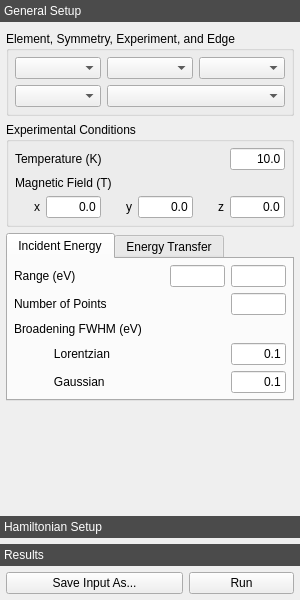
<?xml version="1.0" encoding="UTF-8"?>
<ui version="4.0">
 <class>quantyDockWidget</class>
 <widget class="QDockWidget" name="quantyDockWidget">
  <property name="geometry">
   <rect>
    <x>0</x>
    <y>0</y>
    <width>300</width>
    <height>600</height>
   </rect>
  </property>
  <property name="sizePolicy">
   <sizepolicy hsizetype="Fixed" vsizetype="Preferred">
    <horstretch>0</horstretch>
    <verstretch>0</verstretch>
   </sizepolicy>
  </property>
  <property name="minimumSize">
   <size>
    <width>300</width>
    <height>340</height>
   </size>
  </property>
  <property name="styleSheet">
   <string notr="true">QToolBox::tab {
    background-color: rgb(75, 75, 75);
    color: white;
}
</string>
  </property>
  <property name="features">
   <set>QDockWidget::DockWidgetFloatable|QDockWidget::DockWidgetMovable</set>
  </property>
  <property name="allowedAreas">
   <set>Qt::LeftDockWidgetArea|Qt::RightDockWidgetArea</set>
  </property>
  <property name="windowTitle">
   <string>Quanty</string>
  </property>
  <widget class="QWidget" name="dockWidgetContents">
   <layout class="QVBoxLayout" name="_5">
    <property name="spacing">
     <number>0</number>
    </property>
    <property name="leftMargin">
     <number>0</number>
    </property>
    <property name="topMargin">
     <number>0</number>
    </property>
    <property name="rightMargin">
     <number>0</number>
    </property>
    <property name="bottomMargin">
     <number>0</number>
    </property>
    <item>
     <widget class="QToolBox" name="quantyToolBox">
      <property name="lineWidth">
       <number>0</number>
      </property>
      <property name="tabSpacing">
       <number>6</number>
      </property>
      <widget class="QWidget" name="generalPage">
       <property name="geometry">
        <rect>
         <x>0</x>
         <y>0</y>
         <width>300</width>
         <height>446</height>
        </rect>
       </property>
       <attribute name="label">
        <string>General Setup</string>
       </attribute>
       <layout class="QVBoxLayout" name="verticalLayout">
        <property name="leftMargin">
         <number>6</number>
        </property>
        <property name="topMargin">
         <number>3</number>
        </property>
        <property name="rightMargin">
         <number>6</number>
        </property>
        <property name="bottomMargin">
         <number>3</number>
        </property>
        <item>
         <widget class="QGroupBox" name="groupBox_3">
          <property name="title">
           <string>Element, Symmetry, Experiment, and Edge</string>
          </property>
          <layout class="QGridLayout" name="gridLayout_3">
           <property name="leftMargin">
            <number>6</number>
           </property>
           <property name="topMargin">
            <number>6</number>
           </property>
           <property name="rightMargin">
            <number>6</number>
           </property>
           <property name="bottomMargin">
            <number>6</number>
           </property>
           <property name="verticalSpacing">
            <number>6</number>
           </property>
           <item row="0" column="2">
            <widget class="ComboBox" name="symmetryComboBox">
             <property name="sizePolicy">
              <sizepolicy hsizetype="Ignored" vsizetype="Fixed">
               <horstretch>0</horstretch>
               <verstretch>0</verstretch>
              </sizepolicy>
             </property>
            </widget>
           </item>
           <item row="0" column="0">
            <widget class="ComboBox" name="elementComboBox">
             <property name="sizePolicy">
              <sizepolicy hsizetype="Ignored" vsizetype="Fixed">
               <horstretch>0</horstretch>
               <verstretch>0</verstretch>
              </sizepolicy>
             </property>
            </widget>
           </item>
           <item row="0" column="1">
            <widget class="ComboBox" name="chargeComboBox">
             <property name="sizePolicy">
              <sizepolicy hsizetype="Ignored" vsizetype="Fixed">
               <horstretch>0</horstretch>
               <verstretch>0</verstretch>
              </sizepolicy>
             </property>
            </widget>
           </item>
           <item row="1" column="0">
            <widget class="ComboBox" name="experimentComboBox">
             <property name="sizePolicy">
              <sizepolicy hsizetype="Ignored" vsizetype="Fixed">
               <horstretch>0</horstretch>
               <verstretch>0</verstretch>
              </sizepolicy>
             </property>
            </widget>
           </item>
           <item row="1" column="1" colspan="2">
            <widget class="ComboBox" name="edgeComboBox">
             <property name="sizePolicy">
              <sizepolicy hsizetype="Ignored" vsizetype="Fixed">
               <horstretch>0</horstretch>
               <verstretch>0</verstretch>
              </sizepolicy>
             </property>
            </widget>
           </item>
          </layout>
         </widget>
        </item>
        <item>
         <widget class="QGroupBox" name="groupBox">
          <property name="title">
           <string>Experimental Conditions</string>
          </property>
          <layout class="QVBoxLayout" name="experimentalConditionsVerticalLayout">
           <property name="spacing">
            <number>6</number>
           </property>
           <property name="leftMargin">
            <number>6</number>
           </property>
           <property name="topMargin">
            <number>6</number>
           </property>
           <property name="rightMargin">
            <number>6</number>
           </property>
           <property name="bottomMargin">
            <number>6</number>
           </property>
           <item>
            <layout class="QHBoxLayout" name="_6">
             <item>
              <widget class="QLabel" name="temperatureLabel">
               <property name="sizePolicy">
                <sizepolicy hsizetype="Preferred" vsizetype="Preferred">
                 <horstretch>0</horstretch>
                 <verstretch>0</verstretch>
                </sizepolicy>
               </property>
               <property name="text">
                <string>Temperature (K)</string>
               </property>
              </widget>
             </item>
             <item>
              <widget class="QLineEdit" name="temperatureLineEdit">
               <property name="sizePolicy">
                <sizepolicy hsizetype="Preferred" vsizetype="Fixed">
                 <horstretch>0</horstretch>
                 <verstretch>0</verstretch>
                </sizepolicy>
               </property>
               <property name="maximumSize">
                <size>
                 <width>55</width>
                 <height>16777215</height>
                </size>
               </property>
               <property name="text">
                <string>10.0</string>
               </property>
               <property name="alignment">
                <set>Qt::AlignRight|Qt::AlignTrailing|Qt::AlignVCenter</set>
               </property>
              </widget>
             </item>
            </layout>
           </item>
           <item>
            <widget class="QLabel" name="magneticFieldLabel">
             <property name="text">
              <string>Magnetic Field (T)</string>
             </property>
            </widget>
           </item>
           <item>
            <layout class="QHBoxLayout" name="_4">
             <item>
              <widget class="QLabel" name="magneticFieldXLabel">
               <property name="sizePolicy">
                <sizepolicy hsizetype="Preferred" vsizetype="Preferred">
                 <horstretch>0</horstretch>
                 <verstretch>0</verstretch>
                </sizepolicy>
               </property>
               <property name="text">
                <string>x</string>
               </property>
               <property name="alignment">
                <set>Qt::AlignRight|Qt::AlignTrailing|Qt::AlignVCenter</set>
               </property>
              </widget>
             </item>
             <item>
              <widget class="QLineEdit" name="magneticFieldXLineEdit">
               <property name="sizePolicy">
                <sizepolicy hsizetype="MinimumExpanding" vsizetype="Fixed">
                 <horstretch>0</horstretch>
                 <verstretch>0</verstretch>
                </sizepolicy>
               </property>
               <property name="maximumSize">
                <size>
                 <width>55</width>
                 <height>16777215</height>
                </size>
               </property>
               <property name="text">
                <string>0.0</string>
               </property>
               <property name="alignment">
                <set>Qt::AlignRight|Qt::AlignTrailing|Qt::AlignVCenter</set>
               </property>
              </widget>
             </item>
             <item>
              <widget class="QLabel" name="magneticFieldYLabel">
               <property name="sizePolicy">
                <sizepolicy hsizetype="Preferred" vsizetype="Preferred">
                 <horstretch>0</horstretch>
                 <verstretch>0</verstretch>
                </sizepolicy>
               </property>
               <property name="text">
                <string>y</string>
               </property>
               <property name="alignment">
                <set>Qt::AlignRight|Qt::AlignTrailing|Qt::AlignVCenter</set>
               </property>
              </widget>
             </item>
             <item>
              <widget class="QLineEdit" name="magneticFieldYLineEdit">
               <property name="sizePolicy">
                <sizepolicy hsizetype="MinimumExpanding" vsizetype="Fixed">
                 <horstretch>0</horstretch>
                 <verstretch>0</verstretch>
                </sizepolicy>
               </property>
               <property name="maximumSize">
                <size>
                 <width>55</width>
                 <height>16777215</height>
                </size>
               </property>
               <property name="text">
                <string>0.0</string>
               </property>
               <property name="alignment">
                <set>Qt::AlignRight|Qt::AlignTrailing|Qt::AlignVCenter</set>
               </property>
              </widget>
             </item>
             <item>
              <widget class="QLabel" name="magneticFieldZLabel">
               <property name="sizePolicy">
                <sizepolicy hsizetype="Preferred" vsizetype="Preferred">
                 <horstretch>0</horstretch>
                 <verstretch>0</verstretch>
                </sizepolicy>
               </property>
               <property name="text">
                <string> z</string>
               </property>
               <property name="alignment">
                <set>Qt::AlignRight|Qt::AlignTrailing|Qt::AlignVCenter</set>
               </property>
              </widget>
             </item>
             <item>
              <widget class="QLineEdit" name="magneticFieldZLineEdit">
               <property name="sizePolicy">
                <sizepolicy hsizetype="MinimumExpanding" vsizetype="Fixed">
                 <horstretch>0</horstretch>
                 <verstretch>0</verstretch>
                </sizepolicy>
               </property>
               <property name="maximumSize">
                <size>
                 <width>55</width>
                 <height>16777215</height>
                </size>
               </property>
               <property name="text">
                <string>0.0</string>
               </property>
               <property name="alignment">
                <set>Qt::AlignRight|Qt::AlignTrailing|Qt::AlignVCenter</set>
               </property>
              </widget>
             </item>
            </layout>
           </item>
          </layout>
         </widget>
        </item>
        <item>
         <widget class="QTabWidget" name="energiesTabWidget">
          <property name="sizePolicy">
           <sizepolicy hsizetype="Expanding" vsizetype="Fixed">
            <horstretch>0</horstretch>
            <verstretch>0</verstretch>
           </sizepolicy>
          </property>
          <property name="currentIndex">
           <number>0</number>
          </property>
          <property name="movable">
           <bool>true</bool>
          </property>
          <widget class="QWidget" name="e1Tab">
           <attribute name="title">
            <string>Incident Energy</string>
           </attribute>
           <layout class="QVBoxLayout" name="_15">
            <property name="spacing">
             <number>6</number>
            </property>
            <property name="leftMargin">
             <number>6</number>
            </property>
            <property name="topMargin">
             <number>6</number>
            </property>
            <property name="rightMargin">
             <number>6</number>
            </property>
            <property name="bottomMargin">
             <number>6</number>
            </property>
            <item>
             <layout class="QHBoxLayout" name="_10">
              <item>
               <widget class="QLabel" name="e1RangeLabel">
                <property name="text">
                 <string>Range (eV)</string>
                </property>
               </widget>
              </item>
              <item>
               <widget class="QLineEdit" name="e1MinLineEdit">
                <property name="sizePolicy">
                 <sizepolicy hsizetype="Fixed" vsizetype="Fixed">
                  <horstretch>0</horstretch>
                  <verstretch>0</verstretch>
                 </sizepolicy>
                </property>
                <property name="maximumSize">
                 <size>
                  <width>55</width>
                  <height>16777215</height>
                 </size>
                </property>
                <property name="alignment">
                 <set>Qt::AlignRight|Qt::AlignTrailing|Qt::AlignVCenter</set>
                </property>
               </widget>
              </item>
              <item>
               <widget class="QLineEdit" name="e1MaxLineEdit">
                <property name="sizePolicy">
                 <sizepolicy hsizetype="Fixed" vsizetype="Fixed">
                  <horstretch>0</horstretch>
                  <verstretch>0</verstretch>
                 </sizepolicy>
                </property>
                <property name="maximumSize">
                 <size>
                  <width>55</width>
                  <height>16777215</height>
                 </size>
                </property>
                <property name="alignment">
                 <set>Qt::AlignRight|Qt::AlignTrailing|Qt::AlignVCenter</set>
                </property>
               </widget>
              </item>
             </layout>
            </item>
            <item>
             <layout class="QHBoxLayout" name="_11">
              <item>
               <widget class="QLabel" name="e1NPointslabel">
                <property name="text">
                 <string>Number of Points</string>
                </property>
               </widget>
              </item>
              <item>
               <widget class="QLineEdit" name="e1NPointsLineEdit">
                <property name="sizePolicy">
                 <sizepolicy hsizetype="Fixed" vsizetype="Fixed">
                  <horstretch>0</horstretch>
                  <verstretch>0</verstretch>
                 </sizepolicy>
                </property>
                <property name="maximumSize">
                 <size>
                  <width>55</width>
                  <height>16777215</height>
                 </size>
                </property>
                <property name="alignment">
                 <set>Qt::AlignRight|Qt::AlignTrailing|Qt::AlignVCenter</set>
                </property>
               </widget>
              </item>
             </layout>
            </item>
            <item>
             <widget class="QLabel" name="e1BroadeningLabel">
              <property name="text">
               <string>Broadening FWHM (eV)</string>
              </property>
             </widget>
            </item>
            <item>
             <layout class="QHBoxLayout" name="_12">
              <item>
               <widget class="QLabel" name="e1LorentzianLabel">
                <property name="text">
                 <string>            Lorentzian</string>
                </property>
               </widget>
              </item>
              <item>
               <widget class="QLineEdit" name="e1LorentzianLineEdit">
                <property name="sizePolicy">
                 <sizepolicy hsizetype="Fixed" vsizetype="Fixed">
                  <horstretch>0</horstretch>
                  <verstretch>0</verstretch>
                 </sizepolicy>
                </property>
                <property name="maximumSize">
                 <size>
                  <width>55</width>
                  <height>16777215</height>
                 </size>
                </property>
                <property name="toolTip">
                 <string>Full width at half maximum of the lifetime broadening.</string>
                </property>
                <property name="text">
                 <string>0.1</string>
                </property>
                <property name="alignment">
                 <set>Qt::AlignRight|Qt::AlignTrailing|Qt::AlignVCenter</set>
                </property>
               </widget>
              </item>
             </layout>
            </item>
            <item>
             <layout class="QHBoxLayout" name="_13">
              <item>
               <widget class="QLabel" name="e1GaussianLabel">
                <property name="text">
                 <string>            Gaussian</string>
                </property>
               </widget>
              </item>
              <item>
               <widget class="QLineEdit" name="e1GaussianLineEdit">
                <property name="sizePolicy">
                 <sizepolicy hsizetype="Fixed" vsizetype="Fixed">
                  <horstretch>0</horstretch>
                  <verstretch>0</verstretch>
                 </sizepolicy>
                </property>
                <property name="maximumSize">
                 <size>
                  <width>55</width>
                  <height>16777215</height>
                 </size>
                </property>
                <property name="text">
                 <string>0.1</string>
                </property>
                <property name="alignment">
                 <set>Qt::AlignRight|Qt::AlignTrailing|Qt::AlignVCenter</set>
                </property>
               </widget>
              </item>
             </layout>
            </item>
           </layout>
          </widget>
          <widget class="QWidget" name="e2Tab">
           <attribute name="title">
            <string>Energy Transfer</string>
           </attribute>
           <layout class="QVBoxLayout" name="_16">
            <property name="spacing">
             <number>6</number>
            </property>
            <property name="leftMargin">
             <number>6</number>
            </property>
            <property name="topMargin">
             <number>6</number>
            </property>
            <property name="rightMargin">
             <number>6</number>
            </property>
            <property name="bottomMargin">
             <number>6</number>
            </property>
            <item>
             <layout class="QHBoxLayout" name="_14">
              <item>
               <widget class="QLabel" name="e2RangeLabel">
                <property name="text">
                 <string>Range (eV)</string>
                </property>
               </widget>
              </item>
              <item>
               <widget class="QLineEdit" name="e2MinLineEdit">
                <property name="sizePolicy">
                 <sizepolicy hsizetype="Fixed" vsizetype="Fixed">
                  <horstretch>0</horstretch>
                  <verstretch>0</verstretch>
                 </sizepolicy>
                </property>
                <property name="maximumSize">
                 <size>
                  <width>55</width>
                  <height>16777215</height>
                 </size>
                </property>
                <property name="alignment">
                 <set>Qt::AlignRight|Qt::AlignTrailing|Qt::AlignVCenter</set>
                </property>
               </widget>
              </item>
              <item>
               <widget class="QLineEdit" name="e2MaxLineEdit">
                <property name="sizePolicy">
                 <sizepolicy hsizetype="Fixed" vsizetype="Fixed">
                  <horstretch>0</horstretch>
                  <verstretch>0</verstretch>
                 </sizepolicy>
                </property>
                <property name="maximumSize">
                 <size>
                  <width>55</width>
                  <height>16777215</height>
                 </size>
                </property>
                <property name="alignment">
                 <set>Qt::AlignRight|Qt::AlignTrailing|Qt::AlignVCenter</set>
                </property>
               </widget>
              </item>
             </layout>
            </item>
            <item>
             <layout class="QHBoxLayout" name="_17">
              <item>
               <widget class="QLabel" name="e2NPointsLabel">
                <property name="minimumSize">
                 <size>
                  <width>55</width>
                  <height>0</height>
                 </size>
                </property>
                <property name="text">
                 <string>Number of Points</string>
                </property>
               </widget>
              </item>
              <item>
               <widget class="QLineEdit" name="e2NPointsLineEdit">
                <property name="sizePolicy">
                 <sizepolicy hsizetype="Fixed" vsizetype="Fixed">
                  <horstretch>0</horstretch>
                  <verstretch>0</verstretch>
                 </sizepolicy>
                </property>
                <property name="maximumSize">
                 <size>
                  <width>55</width>
                  <height>16777215</height>
                 </size>
                </property>
                <property name="alignment">
                 <set>Qt::AlignRight|Qt::AlignTrailing|Qt::AlignVCenter</set>
                </property>
               </widget>
              </item>
             </layout>
            </item>
            <item>
             <widget class="QLabel" name="e2BroadeningLabel">
              <property name="text">
               <string>Broadening FWHM (eV)</string>
              </property>
             </widget>
            </item>
            <item>
             <layout class="QHBoxLayout" name="_18">
              <item>
               <widget class="QLabel" name="e2LorentzianLabel">
                <property name="text">
                 <string>            Lorentzian</string>
                </property>
               </widget>
              </item>
              <item>
               <widget class="QLineEdit" name="e2LorentzianLineEdit">
                <property name="sizePolicy">
                 <sizepolicy hsizetype="Fixed" vsizetype="Fixed">
                  <horstretch>0</horstretch>
                  <verstretch>0</verstretch>
                 </sizepolicy>
                </property>
                <property name="maximumSize">
                 <size>
                  <width>55</width>
                  <height>16777215</height>
                 </size>
                </property>
                <property name="text">
                 <string>0.1</string>
                </property>
                <property name="alignment">
                 <set>Qt::AlignRight|Qt::AlignTrailing|Qt::AlignVCenter</set>
                </property>
               </widget>
              </item>
             </layout>
            </item>
            <item>
             <layout class="QHBoxLayout" name="_19">
              <item>
               <widget class="QLabel" name="e2GaussianLabel">
                <property name="text">
                 <string>            Gaussian</string>
                </property>
               </widget>
              </item>
              <item>
               <widget class="QLineEdit" name="e2GaussianLineEdit">
                <property name="sizePolicy">
                 <sizepolicy hsizetype="Fixed" vsizetype="Fixed">
                  <horstretch>0</horstretch>
                  <verstretch>0</verstretch>
                 </sizepolicy>
                </property>
                <property name="maximumSize">
                 <size>
                  <width>55</width>
                  <height>16777215</height>
                 </size>
                </property>
                <property name="text">
                 <string>0.1</string>
                </property>
                <property name="alignment">
                 <set>Qt::AlignRight|Qt::AlignTrailing|Qt::AlignVCenter</set>
                </property>
               </widget>
              </item>
             </layout>
            </item>
           </layout>
          </widget>
         </widget>
        </item>
        <item>
         <spacer name="spacer">
          <property name="orientation">
           <enum>Qt::Vertical</enum>
          </property>
          <property name="sizeHint" stdset="0">
           <size>
            <width>20</width>
            <height>40</height>
           </size>
          </property>
         </spacer>
        </item>
       </layout>
      </widget>
      <widget class="QWidget" name="hamiltonianPage">
       <property name="enabled">
        <bool>true</bool>
       </property>
       <property name="geometry">
        <rect>
         <x>0</x>
         <y>0</y>
         <width>300</width>
         <height>436</height>
        </rect>
       </property>
       <attribute name="label">
        <string>Hamiltonian Setup</string>
       </attribute>
       <layout class="QVBoxLayout" name="_9">
        <property name="spacing">
         <number>6</number>
        </property>
        <property name="leftMargin">
         <number>6</number>
        </property>
        <property name="topMargin">
         <number>3</number>
        </property>
        <property name="rightMargin">
         <number>6</number>
        </property>
        <property name="bottomMargin">
         <number>3</number>
        </property>
        <item>
         <layout class="QVBoxLayout" name="_2">
          <property name="leftMargin">
           <number>0</number>
          </property>
          <property name="topMargin">
           <number>0</number>
          </property>
          <property name="rightMargin">
           <number>0</number>
          </property>
          <property name="bottomMargin">
           <number>0</number>
          </property>
          <item>
           <widget class="QGroupBox" name="groupBox_2">
            <property name="title">
             <string>States and Scaling Factors</string>
            </property>
            <layout class="QVBoxLayout" name="verticalLayout_3">
             <property name="spacing">
              <number>6</number>
             </property>
             <property name="leftMargin">
              <number>6</number>
             </property>
             <property name="topMargin">
              <number>6</number>
             </property>
             <property name="rightMargin">
              <number>6</number>
             </property>
             <property name="bottomMargin">
              <number>6</number>
             </property>
             <item>
              <layout class="QHBoxLayout" name="_3">
               <item>
                <widget class="QLabel" name="nPsisLabel">
                 <property name="text">
                  <string>Number of States</string>
                 </property>
                </widget>
               </item>
               <item>
                <widget class="QCheckBox" name="nPsisCheckBox">
                 <property name="sizePolicy">
                  <sizepolicy hsizetype="Fixed" vsizetype="Fixed">
                   <horstretch>0</horstretch>
                   <verstretch>0</verstretch>
                  </sizepolicy>
                 </property>
                 <property name="text">
                  <string>Auto</string>
                 </property>
                 <property name="checked">
                  <bool>true</bool>
                 </property>
                </widget>
               </item>
               <item>
                <widget class="QLineEdit" name="nPsisLineEdit">
                 <property name="enabled">
                  <bool>false</bool>
                 </property>
                 <property name="sizePolicy">
                  <sizepolicy hsizetype="Fixed" vsizetype="Fixed">
                   <horstretch>0</horstretch>
                   <verstretch>0</verstretch>
                  </sizepolicy>
                 </property>
                 <property name="maximumSize">
                  <size>
                   <width>55</width>
                   <height>16777215</height>
                  </size>
                 </property>
                 <property name="text">
                  <string>1</string>
                 </property>
                 <property name="alignment">
                  <set>Qt::AlignRight|Qt::AlignTrailing|Qt::AlignVCenter</set>
                 </property>
                </widget>
               </item>
              </layout>
             </item>
             <item>
              <widget class="QLabel" name="scaleFactorLabel">
               <property name="text">
                <string>Scale Factors for Intergals</string>
               </property>
              </widget>
             </item>
             <item>
              <layout class="QHBoxLayout" name="_8">
               <item>
                <widget class="QLabel" name="gkLabel">
                 <property name="sizePolicy">
                  <sizepolicy hsizetype="Preferred" vsizetype="Preferred">
                   <horstretch>0</horstretch>
                   <verstretch>0</verstretch>
                  </sizepolicy>
                 </property>
                 <property name="text">
                  <string>Fk</string>
                 </property>
                 <property name="alignment">
                  <set>Qt::AlignRight|Qt::AlignTrailing|Qt::AlignVCenter</set>
                 </property>
                </widget>
               </item>
               <item>
                <widget class="QLineEdit" name="fkLineEdit">
                 <property name="sizePolicy">
                  <sizepolicy hsizetype="Fixed" vsizetype="Fixed">
                   <horstretch>0</horstretch>
                   <verstretch>0</verstretch>
                  </sizepolicy>
                 </property>
                 <property name="maximumSize">
                  <size>
                   <width>53</width>
                   <height>16777215</height>
                  </size>
                 </property>
                 <property name="text">
                  <string>0.8</string>
                 </property>
                 <property name="alignment">
                  <set>Qt::AlignRight|Qt::AlignTrailing|Qt::AlignVCenter</set>
                 </property>
                </widget>
               </item>
               <item>
                <widget class="QLabel" name="fkLabel">
                 <property name="text">
                  <string> Gk</string>
                 </property>
                 <property name="alignment">
                  <set>Qt::AlignRight|Qt::AlignTrailing|Qt::AlignVCenter</set>
                 </property>
                </widget>
               </item>
               <item>
                <widget class="QLineEdit" name="gkLineEdit">
                 <property name="sizePolicy">
                  <sizepolicy hsizetype="Fixed" vsizetype="Fixed">
                   <horstretch>0</horstretch>
                   <verstretch>0</verstretch>
                  </sizepolicy>
                 </property>
                 <property name="maximumSize">
                  <size>
                   <width>55</width>
                   <height>16777215</height>
                  </size>
                 </property>
                 <property name="text">
                  <string>0.8</string>
                 </property>
                 <property name="alignment">
                  <set>Qt::AlignRight|Qt::AlignTrailing|Qt::AlignVCenter</set>
                 </property>
                </widget>
               </item>
               <item>
                <widget class="QLabel" name="zetaLabel">
                 <property name="text">
                  <string>ζ</string>
                 </property>
                 <property name="alignment">
                  <set>Qt::AlignRight|Qt::AlignTrailing|Qt::AlignVCenter</set>
                 </property>
                </widget>
               </item>
               <item>
                <widget class="QLineEdit" name="zetaLineEdit">
                 <property name="sizePolicy">
                  <sizepolicy hsizetype="Fixed" vsizetype="Fixed">
                   <horstretch>0</horstretch>
                   <verstretch>0</verstretch>
                  </sizepolicy>
                 </property>
                 <property name="maximumSize">
                  <size>
                   <width>55</width>
                   <height>16777215</height>
                  </size>
                 </property>
                 <property name="text">
                  <string>1.0</string>
                 </property>
                 <property name="alignment">
                  <set>Qt::AlignRight|Qt::AlignTrailing|Qt::AlignVCenter</set>
                 </property>
                </widget>
               </item>
              </layout>
             </item>
            </layout>
           </widget>
          </item>
         </layout>
        </item>
        <item>
         <widget class="QSplitter" name="hamiltonianSplitter">
          <property name="lineWidth">
           <number>0</number>
          </property>
          <property name="orientation">
           <enum>Qt::Vertical</enum>
          </property>
          <property name="handleWidth">
           <number>6</number>
          </property>
          <property name="childrenCollapsible">
           <bool>false</bool>
          </property>
          <widget class="QListView" name="hamiltonianTermsView">
           <property name="enabled">
            <bool>true</bool>
           </property>
           <property name="toolTip">
            <string>Left-click to display the parameters of a Hamiltonian term.</string>
           </property>
           <property name="frameShape">
            <enum>QFrame::StyledPanel</enum>
           </property>
           <property name="tabKeyNavigation">
            <bool>true</bool>
           </property>
           <property name="alternatingRowColors">
            <bool>true</bool>
           </property>
           <property name="isWrapping" stdset="0">
            <bool>false</bool>
           </property>
          </widget>
          <widget class="TreeView" name="hamiltonianParametersView">
           <property name="toolTip">
            <string>Double-click to edit the value or the scaling of a parameter.</string>
           </property>
           <property name="frameShape">
            <enum>QFrame::StyledPanel</enum>
           </property>
           <property name="alternatingRowColors">
            <bool>true</bool>
           </property>
           <property name="indentation">
            <number>15</number>
           </property>
          </widget>
         </widget>
        </item>
       </layout>
      </widget>
      <widget class="QWidget" name="resultsPage">
       <property name="geometry">
        <rect>
         <x>0</x>
         <y>0</y>
         <width>300</width>
         <height>436</height>
        </rect>
       </property>
       <attribute name="label">
        <string>Results</string>
       </attribute>
       <layout class="QVBoxLayout" name="_7">
        <property name="leftMargin">
         <number>6</number>
        </property>
        <property name="topMargin">
         <number>3</number>
        </property>
        <property name="rightMargin">
         <number>6</number>
        </property>
        <property name="bottomMargin">
         <number>3</number>
        </property>
        <item>
         <widget class="QListView" name="resultsView">
          <property name="frameShape">
           <enum>QFrame::StyledPanel</enum>
          </property>
          <property name="lineWidth">
           <number>0</number>
          </property>
          <property name="alternatingRowColors">
           <bool>true</bool>
          </property>
         </widget>
        </item>
       </layout>
      </widget>
     </widget>
    </item>
    <item>
     <layout class="QHBoxLayout" name="buttonsLayout">
      <property name="spacing">
       <number>6</number>
      </property>
      <property name="leftMargin">
       <number>6</number>
      </property>
      <property name="topMargin">
       <number>6</number>
      </property>
      <property name="rightMargin">
       <number>6</number>
      </property>
      <property name="bottomMargin">
       <number>6</number>
      </property>
      <item>
       <widget class="QPushButton" name="saveInputAsPushButton">
        <property name="toolTip">
         <string>Save a Quanty input file</string>
        </property>
        <property name="text">
         <string>Save Input As...</string>
        </property>
        <property name="icon">
         <iconset>
          <normaloff>../icons/save.svg</normaloff>../icons/save.svg</iconset>
        </property>
        <property name="iconSize">
         <size>
          <width>16</width>
          <height>16</height>
         </size>
        </property>
       </widget>
      </item>
      <item>
       <widget class="QPushButton" name="calculationPushButton">
        <property name="sizePolicy">
         <sizepolicy hsizetype="Maximum" vsizetype="Fixed">
          <horstretch>0</horstretch>
          <verstretch>0</verstretch>
         </sizepolicy>
        </property>
        <property name="maximumSize">
         <size>
          <width>105</width>
          <height>16777215</height>
         </size>
        </property>
        <property name="toolTip">
         <string>Run Quanty</string>
        </property>
        <property name="text">
         <string>Run</string>
        </property>
        <property name="icon">
         <iconset>
          <normaloff>../icons/play.svg</normaloff>../icons/play.svg</iconset>
        </property>
        <property name="iconSize">
         <size>
          <width>16</width>
          <height>16</height>
         </size>
        </property>
        <property name="checkable">
         <bool>false</bool>
        </property>
       </widget>
      </item>
     </layout>
    </item>
   </layout>
  </widget>
 </widget>
 <customwidgets>
  <customwidget>
   <class>TreeView</class>
   <extends>QTreeView</extends>
   <header>.views.treeview</header>
  </customwidget>
  <customwidget>
   <class>ComboBox</class>
   <extends>QComboBox</extends>
   <header>.widgets.combobox</header>
  </customwidget>
 </customwidgets>
 <resources/>
 <connections/>
</ui>
